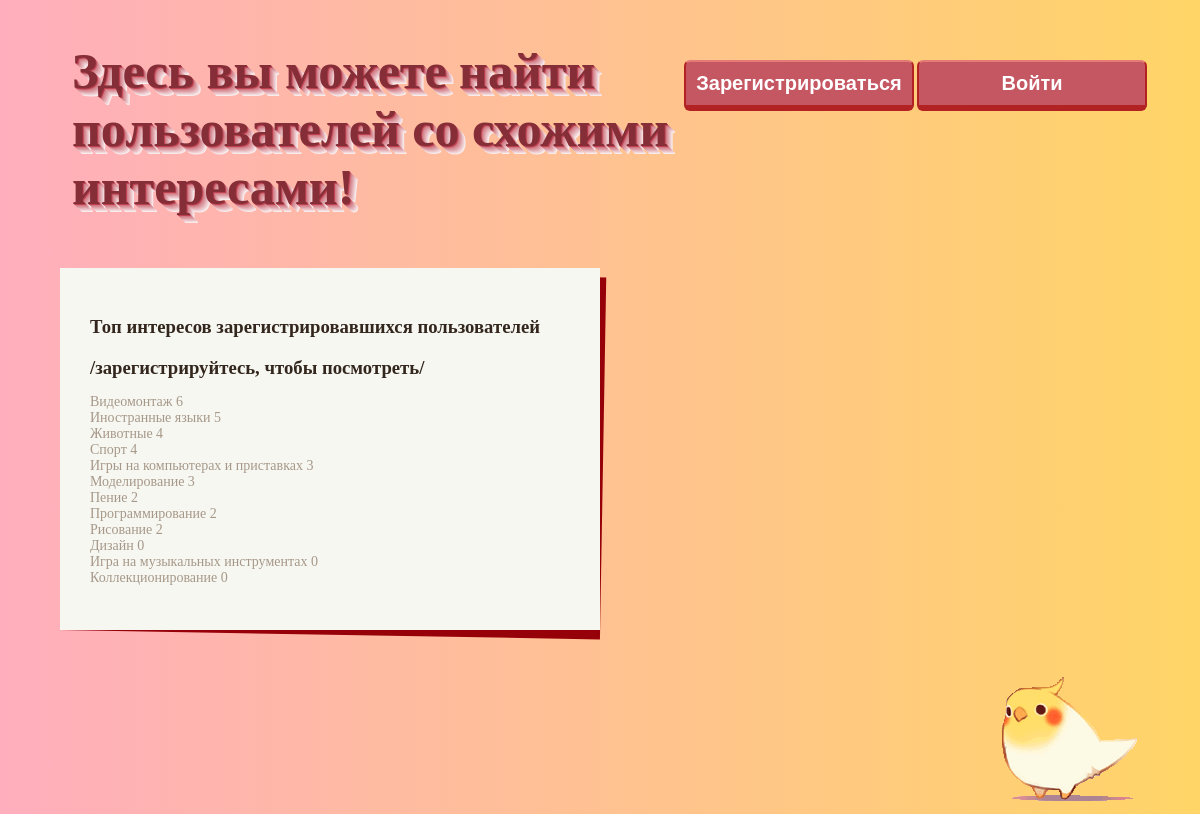
The page / on the database its author committed.
### data/users.py (models this page shows)
class Hobby(SqlAlchemyBase):
    __tablename__ = 'hobbies'
    id = sqlalchemy.Column(sqlalchemy.Integer, primary_key=True, autoincrement=True)
    name = sqlalchemy.Column(sqlalchemy.String, nullable=True)

### main.py (the view)
@app.route('/')
def index():
    if flask_login.current_user.is_authenticated:
        curr_user_id = flask_login.current_user.id
    else:
        curr_user_id = ''
    main_style = url_for('static', filename='css/main_style.css')
    style = url_for('static', filename='css/style.css')
    button_style = url_for('static', filename='css/button_style.css')
    text_style = url_for('static', filename='css/text_style.css')
    ph_style = url_for('static', filename='css/ph_style.css')
    top = top_hobbies()
    return render_template('template_bg.html', curr_user_id=curr_user_id, top=top,  main_style=main_style, style=style, button_style=button_style, text_style=text_style, ph_style=ph_style)

### data/db_session.py (called while the page is built, shortened)
def global_init(db_file):
    global __factory
    if __factory:
        return

def create_session() -> Session:
    global __factory
    return __factory()

### main_users.py (called while the page is built)
def get_hobbies():
    db_session.global_init("db/users.sqlite")
    session = db_session.create_session()
    return session.query(Hobby).all()

def top_hobbies():
    db_session.global_init("db/users.sqlite")
    session = db_session.create_session()
    hobbies = get_hobbies()
    sp = []
    for hobby in hobbies:
        user_num = session.query(User).filter(User.hobby.like('%-' + str(hobby.id) + '-%')).count()
        sp.append([hobby.id, hobby.name, user_num])
    sp = sorted(sp, key=lambda x: x[2], reverse=True)
    return sp

### templates/template_bg.html (shortened to what this page needs)
<!DOCTYPE html>
<html lang="en">
 <head>
     <link rel="stylesheet" type="text/css" href="{{main_style}}"/>
     <link rel="stylesheet" type="text/css" href="{{style}}"/>
     <link rel="stylesheet" type="text/css" href="{{button_style}}"/>
     <link rel="stylesheet" type="text/css" href="{{text_style}}"/>
 </head>
 <body>
    {% if current_user.is_authenticated %}
    <a class="turquoise" name="logout" href="/logout">Выйти</a>
        <button class="turquoise" onclick = "document.location.href = '/profile/{{curr_user_id}}'">Мой профиль</button>
    <button class="turquoise" onclick = "document.location.href = '/people'">Найти людей</button>
    {% else %}
        <p>
            <button class="turquoise" name="login" onclick = "document.location.href = '/login'">Войти</button>
            <button class="turquoise" name="register" onclick = "document.location.href = '/register'">Зарегистрироваться</button>
        </p>
    {% endif %}
    <h1>Здесь вы можете найти пользователей со схожими интересами!</h1>
    <div class="post-item">
        <div class="post-item-wrap">
            {% if current_user.is_authenticated %}
                <a href="/people" class="post-link">
            {% else %}
                <a href="/register" class="post-link">
            {% endif %}
            <h3 class="post-title">Топ интересов зарегистрировавшихся пользователей</h3>
            <h3 class="post-title">/зарегистрируйтесь, чтобы посмотреть/</h3>
                <p class="post-content">
                    {% for el in top %}
                    {{el[1]}} {{el[2]}} <br>
                    {% endfor %}
                </p>
            </a>
        </div>
    </div>
    <p><img align="right" src='static/img/popug.gif'></p>
 </body>
</html>

### static/css/main_style.css (style rules this page uses)
body { background: linear-gradient(to right, #ffaebd, #ffd567); margin: 50px; }

### static/css/style.css (style rules this page uses)
.post-item { padding: 10px; margin: bottom; }
.post-item-wrap { max-width: 50%; background: #F7F7F2; position: relative; }
.post-item-wrap:after { content: ""; position: absolute; top: 0; left: 0; width: 100%; height: 100%; z-index: -1; background: #960009; transform: rotate(1deg); transform-origin: left bottom; transition: .3s ease-in-out; }
.post-link { text-decoration: none; display: block; padding: 30px; }
.post-title { color: #33261D; margin-bottom: 15px; transition: .3s ease-in-out; }
.post-content { color: #A69888; font-size: 14px; }

### static/css/button_style.css (style rules this page uses)
.turquoise { position: relative; width: 230px; display: inline; margin-right: 3px; margin-top: 10px; background: #c55763; border-top: #e57b77 2px solid; border-bottom: #B22222 6px solid; border-left: #B22222 2px solid; border-right: #B22222 2px solid; border-radius: 6px; text-align: center; color: white; padding: 10px; float: right; font-size: 20px; font-weight: 600; }

### static/css/text_style.css (style rules this page uses)
H1 { margin-left: 30px; margin-top: 30px; cursor: default; max-width: 60%; font-size: 50px; padding: left; margin: 20 px; text-shadow: -8px -8px 0 hsl(353, 49%, 35%), -7px -7px 0 hsl(353, 49%, 50%), -6px -6px 0 hsl(353, 49%, 65%), -5px -5px 0 hsl(353, 49%, 70%), -4px -4px 0 hsl(353, 49%, 75%), -3px -3px 0 hsl(353, 49%, 80%), -2px -2px 0 hsl(353, 49%, 85%), -1px -1px 0 hsl(353, 49%, 90%), 0 0 0 hsl(353, 49%, 95%); color: transparent; transition: all 1s; }

### rows shown on the page
Hobby: name "Видеомонтаж", el "6"
Hobby: name "Иностранные языки", el "5"
Hobby: name "Животные", el "4"
Hobby: name "Спорт", el "4"
Hobby: name "Игры на компьютерах и приставках", el "3"
Hobby: name "Моделирование", el "3"
Hobby: name "Пение", el "2"
Hobby: name "Программирование", el "2"
Hobby: name "Рисование", el "2"
Hobby: name "Дизайн", el "0"
Hobby: name "Игра на музыкальных инструментах", el "0"
Hobby: name "Коллекционирование", el "0"
